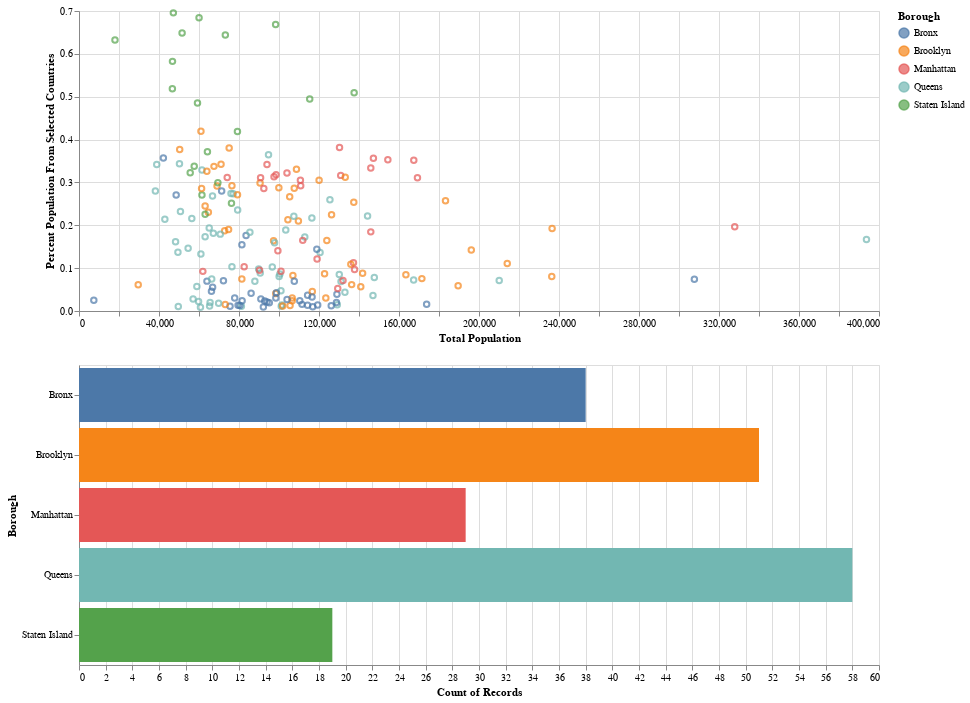

Specify this chart in Vega-Lite:
### Vega-Lite specification from a JSON file in a GitHub repository (floating-point values rounded to 4 significant figures; data arrays with more than 128 entries replaced by an {"elided": "..."} marker saying what was removed)
{"config": {"view": {"width": 400, "height": 300}, "mark": {"tooltip": null}}, "vconcat": [{"mark": "point", "encoding": {"color": {"value": "lightgray", "condition": {"type": "nominal", "field": "Borough", "selection": "selector001"}}, "x": {"type": "quantitative", "field": "Total Population"}, "y": {"type": "quantitative", "field": "Percent Population From Selected Countries"}}, "selection": {"selector001": {"type": "interval"}}, "width": 800}, {"mark": "bar", "encoding": {"color": {"type": "nominal", "field": "Borough"}, "x": {"type": "quantitative", "aggregate": "count", "field": "Borough"}, "y": {"type": "nominal", "field": "Borough"}}, "transform": [{"filter": {"selection": "selector001"}}], "width": 800}], "data": {"name": "data-07a428571b1b96c7dbf5dc27d277f18d"}, "$schema": "https://vega.github.io/schema/vega-lite/v3.2.1.json", "datasets": {"data-07a428571b1b96c7dbf5dc27d277f18d": {"elided": "195 records"}}}
